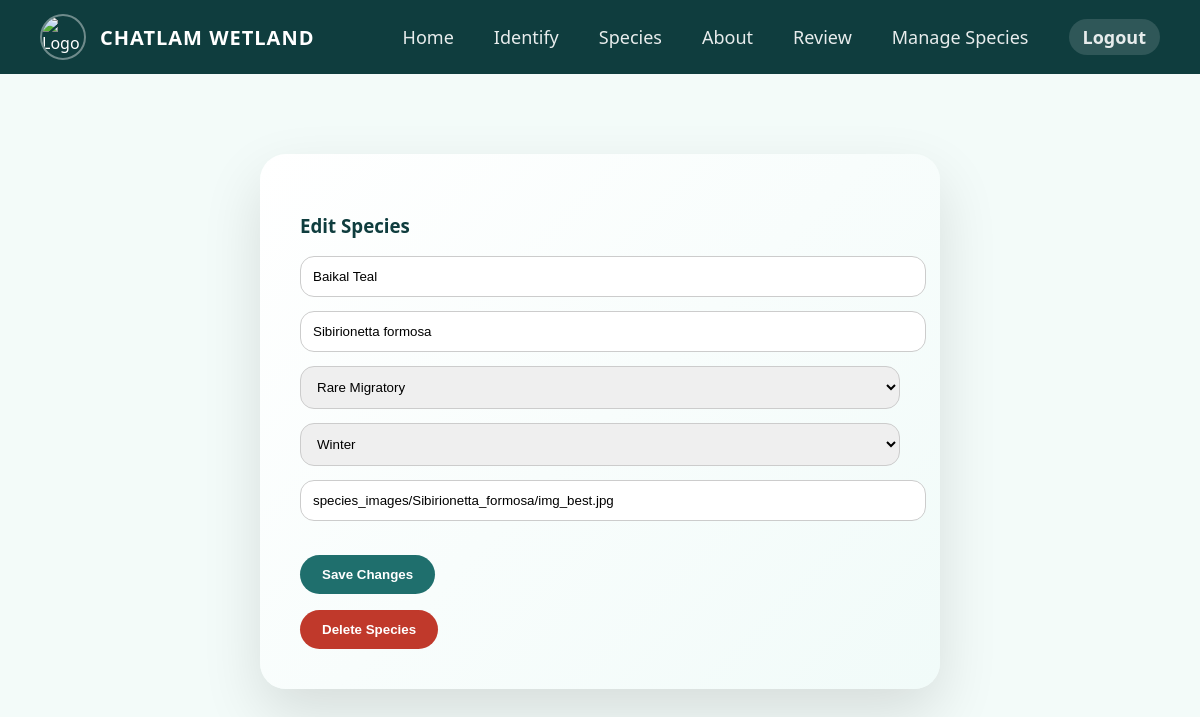
The page /admin/species/edit/72 (signed in) on the database its author committed.
### tables this page shows
CREATE TABLE species (
    id INTEGER PRIMARY KEY AUTOINCREMENT,
    common_name TEXT,
    scientific_name TEXT,
    status TEXT,
    season TEXT,
    description TEXT
, image TEXT);

### web/app.py (the view, shortened to what this page needs)
@app.route("/admin/species/edit/<int:species_id>", methods=["GET", "POST"])
@admin_required
def edit_species(species_id):
    if not session.get("admin_logged_in"):
        return redirect("/admin/login")
    conn = sqlite3.connect(DB_PATH)
    conn.row_factory = sqlite3.Row
    c = conn.cursor()
    c.execute("SELECT * FROM species WHERE id = ?", (species_id,))
    bird = c.fetchone()
    conn.close()
    return render_template("admin_edit_species.html", bird=bird)

### web/app.py (called while the page is built)
def admin_required(f):
    @wraps(f)
    def wrapper(*args, **kwargs):
        if not session.get("admin_logged_in"):
            return redirect(url_for("admin_login"))
        return f(*args, **kwargs)
    return wrapper

### web/templates/admin_edit_species.html (shortened to what this page needs)
{% extends "base.html" %}
{% block content %}
<div class="edit-box">
    <h3>Edit Species</h3>
    <form method="POST">
        <input name="common_name"
               value="{{ bird.common_name }}"
               required>
        <input name="scientific_name"
               value="{{ bird.scientific_name }}"
               required>
        <select name="status">
            <option selected>{{ bird.status }}</option>
        </select>
        <select name="season">
            <option selected>{{ bird.season }}</option>
        </select>
        <input name="image"
               placeholder="Paste image path here"
               value="{{ bird.image or '' }}">
        <div style="display:flex; gap:16px; margin-top:20px; flex-wrap:wrap;">
            <button type="submit"
                    style="
                        background:#1f6f6d;
                        color:white;
                        padding:12px 22px;
                        border:none;
                        border-radius:22px;
                        cursor:pointer;
                        font-weight:600;
                    ">
                Save Changes
            </button>
        </div>
    </form>
    <form method="POST"
          action="/admin/species/delete/{{ bird.id }}"
          onsubmit="return confirm('Are you sure you want to delete this species? This action cannot be undone.');"
          style="margin-top:16px;">
        <button type="submit"
                style="
                    background:#c0392b;
                    color:white;
                    padding:12px 22px;
                    border:none;
                    border-radius:22px;
                    cursor:pointer;
                    font-weight:600;
                ">
            Delete Species
        </button>
    </form>
</div>
{% endblock %}

### web/templates/base.html (style rules this page uses)
body { margin: 0; font-family: "Segoe UI", system-ui, sans-serif; background: #f3fbf9; color: #0f3d3e; }
h1, h2, h3 { color: #0f3d3e; }

### web/templates/admin_edit_species.html (style rules this page uses)
.edit-box { max-width: 600px; margin: 80px auto; padding: 40px; border-radius: 26px; background: linear-gradient(135deg, #ffffff, #f1fbf9); box-shadow: 0 25px 60px rgba(0,0,0,0.12); }
.edit-box input, .edit-box select { width: 100%; padding: 12px; margin-bottom: 14px; border-radius: 14px; border: 1px solid #ccc; }
.edit-box button { padding: 12px 22px; border-radius: 20px; background: #1f6f60; color: white; font-weight: bold; border: none; cursor: pointer; }

### rows shown on the page
species: common_name "Baikal Teal", scientific_name "Sibirionetta formosa", status "Rare Migratory", season "Winter", image "species_images/Sibirionetta_formosa/img_best.jpg"
